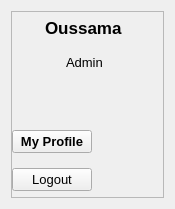
     <widget class="QWidget" name="profileCon" native="true">
      <property name="geometry">
       <rect>
        <x>969</x>
        <y>10</y>
        <width>175</width>
        <height>209</height>
       </rect>
      </property>
      <property name="minimumSize">
       <size>
        <width>100</width>
        <height>0</height>
       </size>
      </property>
      <layout class="QVBoxLayout" name="verticalLayout_24">
       <property name="spacing">
        <number>6</number>
       </property>
       <item>
        <widget class="QFrame" name="frame_31">
         <property name="frameShape">
          <enum>QFrame::StyledPanel</enum>
         </property>
         <property name="frameShadow">
          <enum>QFrame::Raised</enum>
         </property>
         <layout class="QVBoxLayout" name="verticalLayout_25">
          <property name="spacing">
           <number>15</number>
          </property>
          <property name="leftMargin">
           <number>0</number>
          </property>
          <property name="topMargin">
           <number>6</number>
          </property>
          <property name="rightMargin">
           <number>6</number>
          </property>
          <property name="bottomMargin">
           <number>6</number>
          </property>
          <item alignment="Qt::AlignHCenter|Qt::AlignTop">
           <widget class="QLabel" name="label_87">
            <property name="font">
             <font>
              <pointsize>13</pointsize>
              <weight>75</weight>
              <bold>true</bold>
             </font>
            </property>
            <property name="text">
             <string>Oussama</string>
            </property>
           </widget>
          </item>
          <item alignment="Qt::AlignHCenter|Qt::AlignTop">
           <widget class="QLabel" name="label_88">
            <property name="font">
             <font>
              <pointsize>10</pointsize>
             </font>
            </property>
            <property name="text">
             <string>Admin</string>
            </property>
           </widget>
          </item>
          <item alignment="Qt::AlignHCenter|Qt::AlignTop">
           <widget class="QLabel" name="label_89">
            <property name="maximumSize">
             <size>
              <width>50</width>
              <height>50</height>
             </size>
            </property>
            <property name="text">
             <string/>
            </property>
            <property name="pixmap">
             <pixmap>D:/Pictures/300.jpg</pixmap>
            </property>
            <property name="scaledContents">
             <bool>true</bool>
            </property>
           </widget>
          </item>
          <item alignment="Qt::AlignLeft">
           <widget class="QPushButton" name="pushButton_28">
            <property name="font">
             <font>
              <pointsize>10</pointsize>
              <weight>75</weight>
              <bold>true</bold>
             </font>
            </property>
            <property name="text">
             <string>My Profile</string>
            </property>
            <property name="icon">
             <iconset>
              <normaloff>:/whiteIcons/assets/icons/white/user.svg</normaloff>:/whiteIcons/assets/icons/white/user.svg</iconset>
            </property>
           </widget>
          </item>
          <item alignment="Qt::AlignLeft">
           <widget class="QPushButton" name="pushButton_29">
            <property name="font">
             <font>
              <pointsize>10</pointsize>
             </font>
            </property>
            <property name="text">
             <string>Logout</string>
            </property>
            <property name="icon">
             <iconset>
              <normaloff>:/whiteIcons/assets/icons/white/log-out.svg</normaloff>:/whiteIcons/assets/icons/white/log-out.svg</iconset>
            </property>
           </widget>
          </item>
         </layout>
        </widget>
       </item>
      </layout>
     </widget>
